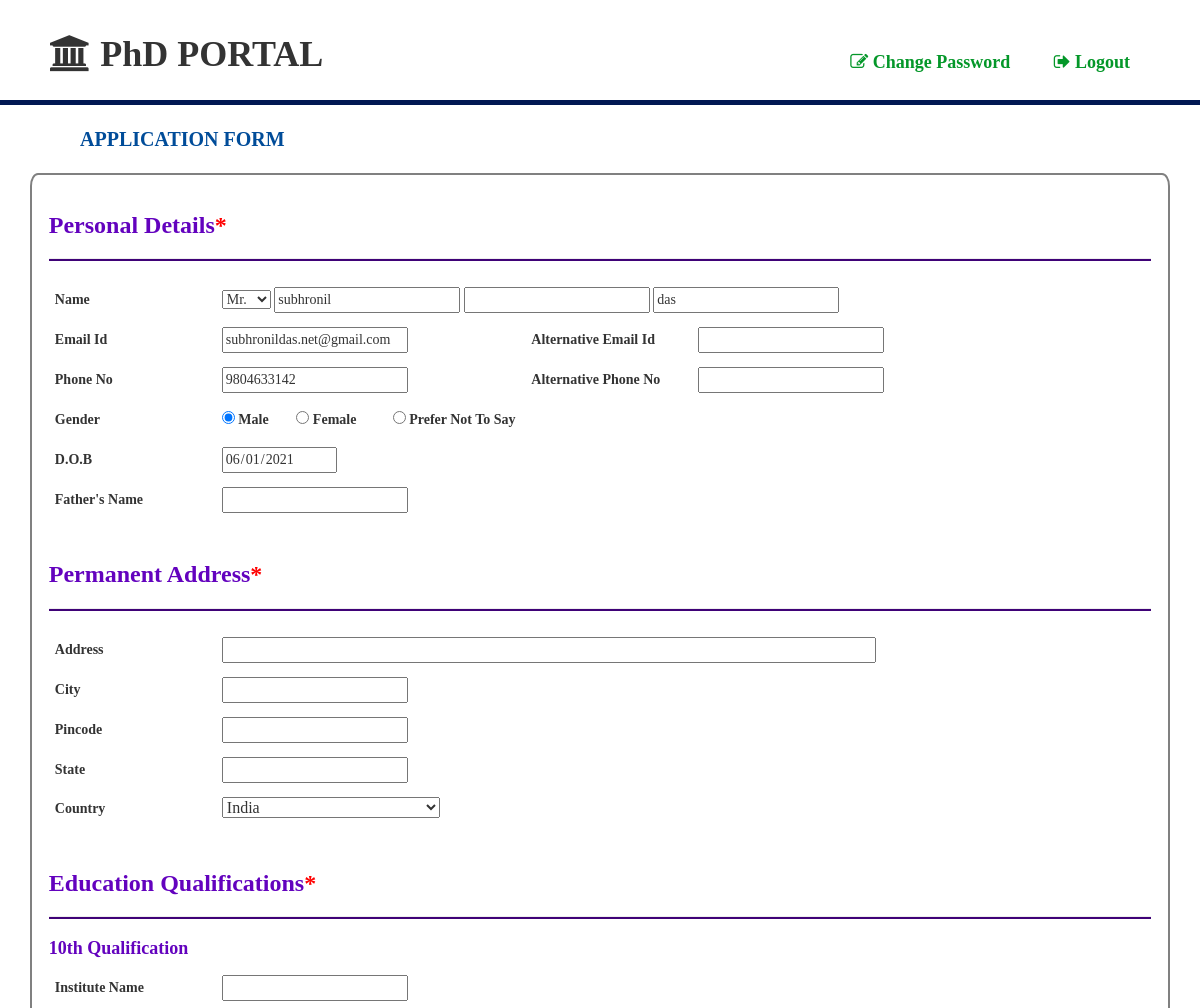
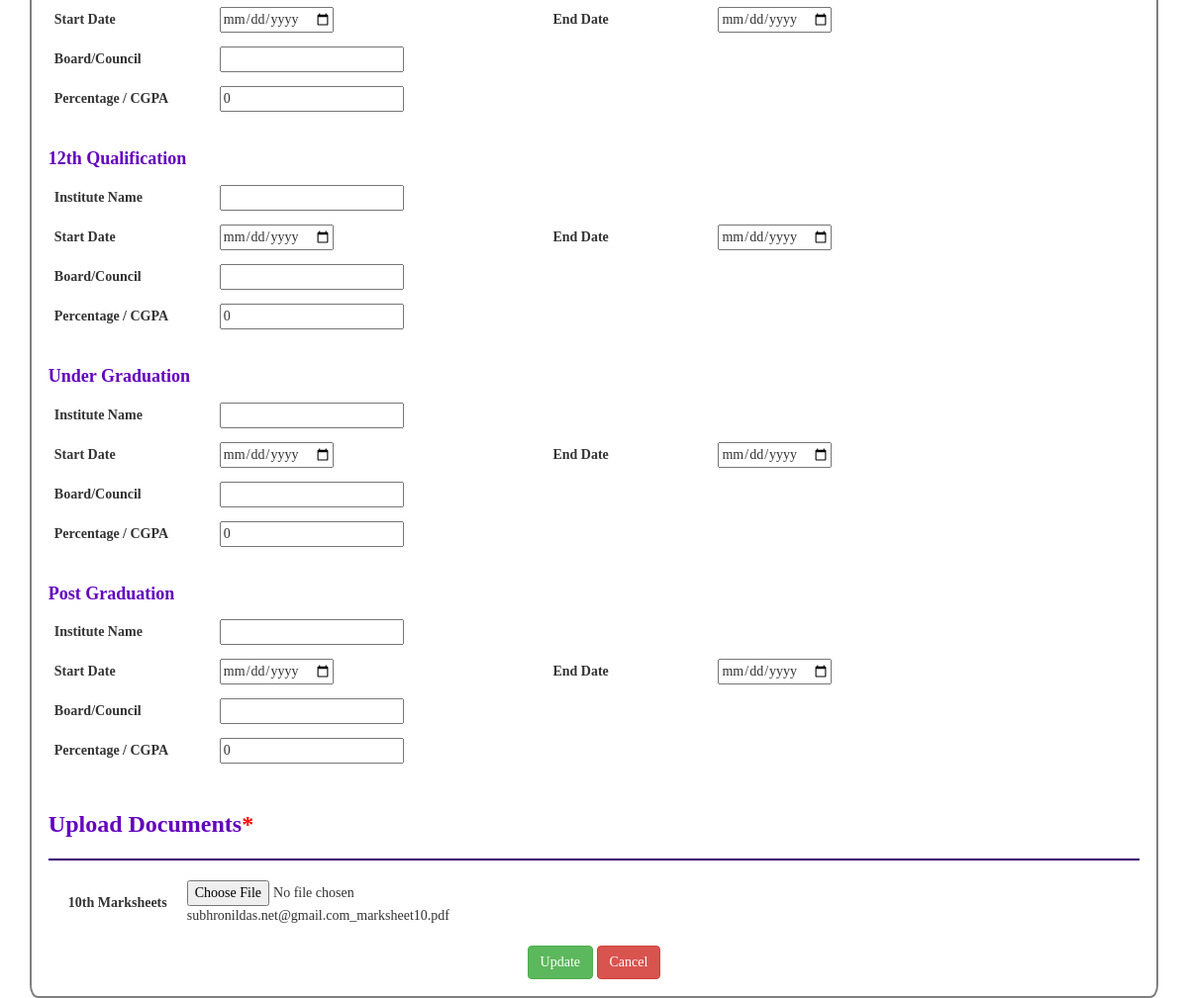
/User/viewapplication.php (signed in), run on the app's committed database (2 pictures, top to bottom).
### tables this page shows
CREATE TABLE `userfull` (
  `id` int(11) NOT NULL,
  `user_id` int(11) NOT NULL,
  `title` varchar(10) NOT NULL,
  `alteremail` varchar(255) NOT NULL,
  `alterphone` varchar(255) NOT NULL,
  `fathername` varchar(255) NOT NULL,
  `address` varchar(255) NOT NULL,
  `city` varchar(255) NOT NULL,
  `pin` varchar(6) NOT NULL,
  `state` varchar(20) NOT NULL,
  `country` varchar(20) NOT NULL,
  `insti10` varchar(25) NOT NULL,
  `start10` date NOT NULL,
  `end10` date NOT NULL,
  `board10` varchar(25) NOT NULL,
  `per10` int(11) NOT NULL,
  `insti12` varchar(25) NOT NULL,
  `start12` date NOT NULL,
  `end12` date NOT NULL,
  `board12` varchar(25) NOT NULL,
  `per12` int(11) NOT NULL,
  `instigra` varchar(25) NOT NULL,
  `startgra` date NOT NULL,
  `endgra` date NOT NULL,
  `boardgra` varchar(25) NOT NULL,
  `pergra` int(11) NOT NULL,
  `instipo` varchar(25) NOT NULL,
  `startpo` date NOT NULL,
  `endpo` text NOT NULL,
  `boardpo` varchar(25) NOT NULL,
  `perpo` int(11) NOT NULL,
  `mark10` varchar(50) NOT NULL,
  `mark12` varchar(50) NOT NULL,
  `markgra` varchar(50) NOT NULL,
  `markpo` varchar(50) NOT NULL,
  `photo` varchar(50) NOT NULL,
  `sign` varchar(50) NOT NULL,
  `addressp` varchar(50) NOT NULL,
  `proforma` varchar(50) NOT NULL
);

CREATE TABLE `user` (
  `id` int(6) NOT NULL,
  `firstname` varchar(255) NOT NULL,
  `middlename` varchar(255) NOT NULL,
  `lastname` varchar(255) NOT NULL,
  `email` varchar(255) NOT NULL,
  `phone` varchar(255) NOT NULL,
  `gender` varchar(255) NOT NULL,
  `dob` date NOT NULL,
  `course` varchar(255) NOT NULL,
  `password` varchar(255) NOT NULL,
  `otp` int(11) NOT NULL,
  `is_profile` tinyint(4) NOT NULL DEFAULT '0',
  `is_approved` tinyint(4) NOT NULL DEFAULT '0',
  `is_payment` tinyint(4) NOT NULL DEFAULT '0'
);

### config.php (called while the page is built, shortened)
<?php
	class config
	{
		protected $servername='localhost';
		protected $username='root';
		protected $pass='';
		protected $db='phdportal';
		function __construct()
		{
			$this->conn=new mysqli($this->servername,$this->username,$this->pass,$this->db);
		}
	}
	class database extends config
	{
		public function viewdata($email)
 		{
 			$result=mysqli_query($this->conn,"SELECT * FROM user,userfull WHERE email='$email' AND user.id=userfull.user_id");
 			return $result;
 		}
	}
?>

### User/viewapplication.php (the view, shortened to what this page needs)
<!DOCTYPE html>
<html lang="en">
<head>
    <link rel="stylesheet" href="https://cdn.jsdelivr.net/npm/bootstrap@4.6.0/dist/css/bootstrap.min.css"
>
    <link rel="stylesheet" href="https://maxcdn.bootstrapcdn.com/bootstrap/3.3.7/css/bootstrap.min.css">
    <link rel="stylesheet" type="text/css"
        href="https://cdnjs.cloudflare.com/ajax/libs/font-awesome/4.7.0/css/font-awesome.css">
    <link rel="stylesheet" href="https://maxcdn.bootstrapcdn.com/bootstrap/3.3.7/css/bootstrap.min.css">
    <link rel="stylesheet" href="https://cdnjs.cloudflare.com/ajax/libs/font-awesome/4.7.0/css/font-awesome.css">
    <link rel="stylesheet" href="css/profile.css">
    <link rel="stylesheet" href="css/partial/nav1.css">
</head>
<body>
    <?php include 'partial/nav1.php'; ?>
    <div class="row">Application Form</div>
    <div class="container">
        <?php
	        include("../config.php");
	        $obj=new database;
	        $row=$obj->viewdata($_SESSION['email']);
	        $arr=mysqli_fetch_array($row);
        ?>
        <form action="../server.php" method="post" enctype="multipart/form-data">
            <h3>Personal Details<span class="required"></h3>
            <hr>
            <div class="info">
                <label>Name</label>
                <select name="title">
                    <option <?php if($arr['title']=="Mr.") echo "selected";?>>Mr.</option>
                </select>
                <input type="text" name="firstname" value="<?php echo $arr['firstname']; ?>" readonly>
                <input type="text" name="" value="<?php echo $arr['middlename']; ?>" readonly>
                <input type="text" name="" value="<?php echo $arr['lastname']; ?>" readonly>
            </div>
            <div class="info">
                <label>Email Id</label>
                <input type="email" name="email" value="<?php echo $arr['email']; ?>" readonly>
                <label class="dur1">Alternative Email Id</label>
                <input type="email" name="alteremail" value="<?php echo $arr['alteremail']; ?>">
            </div>
            <div class="info">
                <label>Phone No</label>
                <input type="text" pattern="[0-9]{10}" maxlength="10" value="<?php echo $arr['phone']; ?>" readonly>
                <label class="dur1">Alternative Phone No</label>
                <input type="text" pattern="[0-9]{10}" maxlength="10" name="alterphone" value="<?php echo $arr['alterphone']; ?>">
            </div>
            <div class="info">
                <label>Gender</label>
                <input type="radio" id="male" name="gender" class="gender"
                    <?php if($arr['gender']=="male") echo "checked";?> value="male">
                <label for="male" style="width: 5%;">Male</label>
                <input class="gender" type="radio" id="female" name="gender" value="female"
                    <?php if($arr['gender']=="female") echo "checked";?>>
                <label for="female" style="width: 7%;">Female</label>
                <input class="gender" type="radio" id="other" name="gender" value="other"
                    <?php if($arr['gender']=="other") echo "checked";?>>
                <label for="other" style="width: 15%;display:inline;">Prefer Not To Say</label>
            </div>
            <div class="info">
                <label>D.O.B</label>
                <input type="date" value="<?php echo $arr['dob']; ?>" readonly>
            </div>
            <div class="info">
                <label>Father's Name</label>
                <input type="text" name="fathername" value="<?php echo $arr['fathername']; ?>">
            </div>
            <br>
            <h3>Permanent Address<span class="required"></span></h3>
            <hr>
            <div class="info">
                <label>Address</label>
                <input type="text" name="address" style="width: 60%;" value="<?php echo $arr['address']; ?>">
            </div>
            <div class="info">
                <label>City</span></label>
                <input type="text" name="city" value="<?php echo $arr['city']; ?>">
            </div>
            <div class="info">
                <label>Pincode</label>
                <input type="text" pattern="[0-9]{6}" maxlength="6" name="pin" value="<?php echo $arr['pin']; ?>">
            </div>
            <div class="info">
                <label>State</label>
                <input type="text" name="state" value="<?php echo $arr['state']; ?>">
            </div>
            <div class="info">
                <label>Country</label>
                <select name="country" style="width:20%; font-size:16px;" >
                    <option <?php if($arr['country']=="India") echo "selected";?>>India</option>
                </select>
            </div>
            <br>
            <h3>Education Qualifications<span class="required"></h3>
            <hr>
            <h4>10th Qualification</h4>
            <div class="info">
                <label>Institute Name</label>
                <input type="text" name="insti10" value="<?php echo $arr['insti10']; ?>">
            </div>
            <div class="info">
                <label>Start Date</label>
                <input type="date" name="start10" value="<?php echo $arr['start10']; ?>">
                <label class="dur">End Date</label>
                <input type="date" name="end10" value="<?php echo $arr['end10']; ?>">
            </div>
            <div class="info">
                <label>Board/Council</label>
                <input type="text" name="board10" value="<?php echo $arr['board10']; ?>">
            </div>
            <div class="info">
                <label>Percentage / CGPA</label>
                <input type="number" name="per10" value="<?php echo $arr['per10']; ?>">
            </div>
            <br>
            <h4>12th Qualification</h4>
            <div class="info">
                <label>Institute Name</label>
                <input type="text" name="insti12" value="<?php echo $arr['insti12']; ?>">
            </div>
            <div class="info">
                <label>Start Date</label>
                <input type="date" name="start12" value="<?php echo $arr['start12']; ?>">
                <label class="dur">End Date</label>
                <input type="date" name="end12" value="<?php echo $arr['end12']; ?>">
            </div>
            <div class="info">
                <label>Board/Council</label>
                <input type="text" name="board12" value="<?php echo $arr['board12']; ?>">
            </div>
            <div class="info">
                <label>Percentage / CGPA</label>
                <input type="number" name="per12" value="<?php echo $arr['per12']; ?>">
            </div>
            <br>
            <h4>Under Graduation</h4>
            <div class="info">
                <label>Institute Name</label>
                <input type="text" name="instigra" value="<?php echo $arr['instigra']; ?>">
            </div>
            <div class="info">
                <label>Start Date</label>
                <input type="date" name="startgra" value="<?php echo $arr['startgra']; ?>">
                <label class="dur">End Date</label>
                <input type="date" name="endgra" value="<?php echo $arr['endgra']; ?>">
            </div>
            <div class="info">
                <label>Board/Council</label>
                <input type="text" name="boardgra" value="<?php echo $arr['boardgra']; ?>">
            </div>
            <div class="info">
                <label>Percentage / CGPA</label>
                <input type="number" name="pergra" value="<?php echo $arr['pergra']; ?>">
            </div>
            <br>
            <h4>Post Graduation</h4>
            <div class="info">
                <label>Institute Name</label>
                <input type="text" name="instipo" value="<?php echo $arr['instipo']; ?>">
            </div>
            <div class="info">
                <label>Start Date</label>
                <input type="date" name="startpo" value="<?php echo $arr['startpo']; ?>">
                <label class="dur">End Date</label>
                <input type="date" name="endpo" value="<?php echo $arr['endpo']; ?>">
            </div>
            <div class="info">
                <label>Board/Council</label>
                <input type="text" name="boardpo" value="<?php echo $arr['boardpo']; ?>">
            </div>
            <div class="info">
                <label>Percentage / CGPA</label>
                <input type="number" name="perpo" value="<?php echo $arr['perpo']; ?>">
            </div>
            <br>
            <h3>Upload Documents<span class="required"></h3>
            <hr>
            <table>
                <tr>
                    <td><label>10th Marksheets</label></td>
                    <td><input type="file" name="mark10" accept="application/pdf" value=""><?php echo $arr['mark10']; ?></td>
                </tr>
            </table>
            <br>
            <div class="button">
                <button class="btn btn-success" name="updateregister" onclick="return confirm('sure to edit ?')">Update</button>
                <button type="button" class="btn btn-danger" onclick="document.location='yetapproved.php'">Cancel</button>
            </div>
        </form>
    </div>
</body>
</html>

### User/partial/nav1.php (shortened to what this page needs)
<nav>
    <h1><i class="fa fa-university" aria-hidden="true"></i> PhD PORTAL</h1>
    <div class="navigation" id="myTopnav">
        <a href="#"><i class="fa fa-edit" aria-hidden="true"></i> Change Password</a>
        <a href="../logout.php"><i class="fa fa-sign-out" aria-hidden="true"></i> Logout</a>
    </div>
</nav>

### User/css/profile.css (style rules this page uses)
* { box-sizing: border-box; }
body { margin: 0; cursor: pointer; overflow-x: hidden; font-family: Cambria, Cochin, Georgia, Times, 'Times New Roman', serif; }
nav { overflow: hidden; padding: 15px 50px; border-bottom: 5px solid #011853; background-color: white; }
nav h1 { font-family: Georgia, 'Times New Roman', Times, serif; font-weight: bold; }
.navigation { float: right; margin-top: -35px; }
.navigation a { font-size: 18px; color: rgb(4, 151, 41); font-family: Georgia; font-weight: bolder; padding: 20px; text-decoration: none; }
.row { font-size: 20px; color: #004C99; font-family: Cambria; font-weight: bolder; padding: 20px; text-transform: uppercase; text-decoration: none; margin-left: 5%; }
.container { background-color: white; padding: 1.4%; border-radius: 0.7%; border: 2px solid grey; }
.container h3, h4 { font-weight: bold; color: rgb(99, 2, 190); font-family: Cambria; }
.container label { width: 15%; }
.container select { font-size: 14px; }
.info { padding: 6px; }
.info .dur1 { margin-left: 11%; }
.info .dur { margin-left: 20%; }
table label { width: 50%; display: inline; padding: 20px; }
table tr { padding: 10px; }
hr { height: 2px; background-color: rgb(63, 2, 119); }
.button { text-align: center; margin: 0 auto; display: block; }
.required::before { content: "*"; color: red; }

### User/css/partial/nav1.css (style rules this page uses)
nav { overflow: hidden; padding: 15px 50px; border-bottom: 5px solid #011853; background-color: white; }
nav h1 { font-family: Georgia, 'Times New Roman', Times, serif; font-weight: bold; }
.navigation { float: right; margin-top: -35px; }
.navigation a { font-size: 18px; color: rgb(4, 151, 41); font-family: Georgia; font-weight: bolder; padding: 20px; text-decoration: none; }

### data on the page
userfull: title "Mr.", firstname "subhronil", user.lastname "das", email "subhronildas.net@gmail.com", user.phone "9804633142", user.dob "06/01/2021", country "India", per10 "0", per12 "0", pergra "0", perpo "0", mark10 "subhronildas.net@gmail.com_marksheet10.pdf"
user: gender "☑ Male", gender "☐ Female", gender "☐ Prefer Not To Say"
